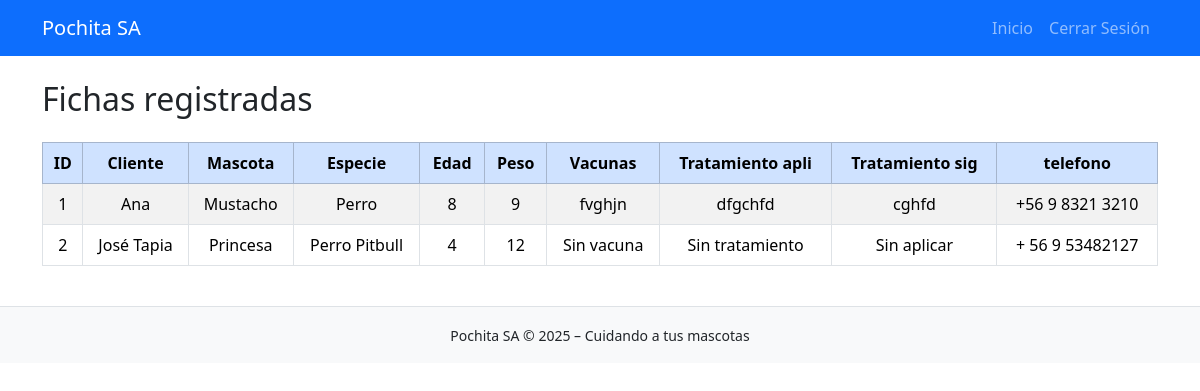
/fichas/ (signed in), run on the app's committed database.
### fichas_mascota/models.py (models this page shows, shortened)
class FichaMascota(models.Model):
    cliente = models.CharField(max_length=90, verbose_name="Nombre del dueño")
    mascota = models.CharField(max_length=30, verbose_name="Nombre de la mascota")
    especie = models.CharField(max_length=40, verbose_name="Especie de la mascota")
    edad = models.IntegerField(verbose_name="Edad de la mascota")
    peso = models.IntegerField(verbose_name="Peso de la mascota")
    vacunas = models.TextField(max_length=60, verbose_name="Descripción de vacunas")
    tratamientos_apli = models.TextField(max_length=200, verbose_name="Tratamientos aplicados")
    tratamientos_sig = models.TextField(max_length=100, verbose_name="Siguiente tratamiento por aplicar")
    telefono = models.CharField(max_length=15, verbose_name="Teléfono de contacto")
    created = models.DateTimeField(auto_now_add=True, verbose_name="Fecha creación")
    updated = models.DateTimeField(auto_now=True, verbose_name="Última vez actualizado")

### fichas_mascota/views.py (the view)
# urls.py: path('', views.index, name="ficha_index"),           # <---- ESTA ES LA CLAVE
@login_required
def index(req):
    mascotas = FichaMascota.objects.all()
    return render(req, 'fichas_mascota/index.html', {'mascotas': mascotas})

### core/processors.py (called while the page is built)
def ctx_dict(req):
    ctx = {
        "NOMBRE_PAGINA": "Pochita S.A",
        "LINK_GITHUB": "https://github.com/FrappuccinoIc/pochita_sa"
    }
    return ctx

### fichas_mascota/templates/fichas_mascota/index.html
{% extends 'core/base.html' %}
{% block content %}
<h2 class="mb-4">Fichas registradas</h2>
<div class="table-responsive">
    <table class="table table-striped table-bordered text-center align-middle">
        <thead class="table-primary">
            <tr>
                <th>ID</th>
                <th>Cliente</th>
                <th>Mascota</th>
                <th>Especie</th>
                <th>Edad</th>
                <th>Peso</th>
                <th>Vacunas</th>
                <th>Tratamiento apli</th>
                <th>Tratamiento sig</th>
                <th>telefono</th>
            </tr>
        </thead>
        <tbody>
            {% for m in mascotas %}
            <tr>
                <td>{{ m.id }}</td>
                <td>{{ m.cliente }}</td>
                <td>{{ m.mascota }}</td>
                <td>{{ m.especie }}</td>
                <td>{{ m.edad }}</td>
                <td>{{ m.peso }}</td>
                <td>{{ m.vacunas }}</td>
                <td>{{ m.tratamientos_apli }}</td>
                <td>{{ m.tratamientos_sig }}</td>
                <td>{{ m.telefono }}</td>
            </tr>
            {% empty %}
            <tr>
                <td colspan="6" class="text-muted">No hay fichas registradas aún.</td>
            </tr>
            {% endfor %}
        </tbody>
    </table>
</div>
{% endblock %}

### data on the page
FichaMascota: id "1", cliente "Ana", mascota "Mustacho", especie "Perro", edad "8", peso "9", vacunas "fvghjn", tratamientos_apli "dfgchfd", tratamientos_sig "cghfd", telefono "+56 9 8321 3210"
FichaMascota: id "2", cliente "José Tapia", mascota "Princesa", especie "Perro Pitbull", edad "4", peso "12", vacunas "Sin vacuna", tratamientos_apli "Sin tratamiento", tratamientos_sig "Sin aplicar", telefono "+ 56 9 53482127"
